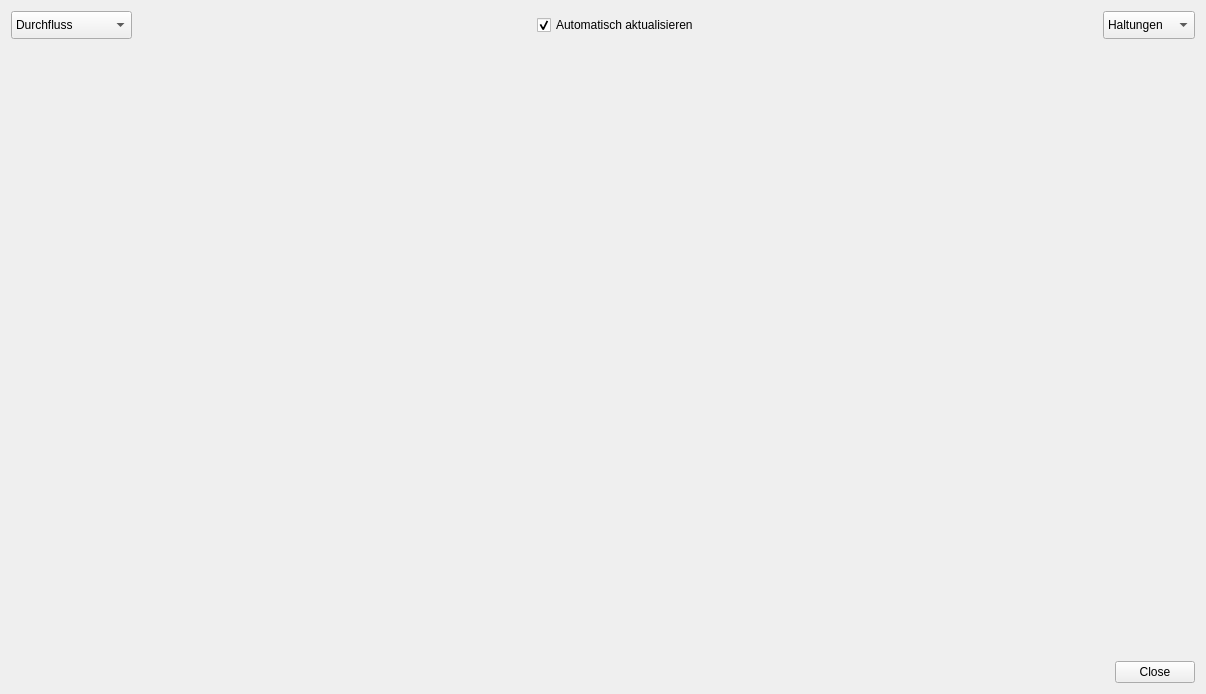
<?xml version="1.0" encoding="UTF-8"?>
<ui version="4.0">
 <class>Form</class>
 <widget class="QWidget" name="Form">
  <property name="windowModality">
   <enum>Qt::NonModal</enum>
  </property>
  <property name="geometry">
   <rect>
    <x>0</x>
    <y>0</y>
    <width>1206</width>
    <height>694</height>
   </rect>
  </property>
  <property name="windowTitle">
   <string>Ganglinien-Tool</string>
  </property>
  <layout class="QGridLayout" name="gridLayout_3">
   <item row="1" column="0">
    <layout class="QGridLayout" name="gridLayout">
     <property name="topMargin">
      <number>0</number>
     </property>
     <item row="0" column="0">
      <layout class="QHBoxLayout" name="horizontalLayout_3">
       <item>
        <layout class="QVBoxLayout" name="verticalLayout_2">
         <property name="leftMargin">
          <number>0</number>
         </property>
        </layout>
       </item>
       <item>
        <spacer name="horizontalSpacer">
         <property name="orientation">
          <enum>Qt::Horizontal</enum>
         </property>
         <property name="sizeHint" stdset="0">
          <size>
           <width>40</width>
           <height>20</height>
          </size>
         </property>
        </spacer>
       </item>
       <item>
        <widget class="QDialogButtonBox" name="buttonBox">
         <property name="sizePolicy">
          <sizepolicy hsizetype="Maximum" vsizetype="Fixed">
           <horstretch>0</horstretch>
           <verstretch>0</verstretch>
          </sizepolicy>
         </property>
         <property name="standardButtons">
          <set>QDialogButtonBox::Close</set>
         </property>
        </widget>
       </item>
      </layout>
     </item>
    </layout>
   </item>
   <item row="0" column="0">
    <layout class="QVBoxLayout" name="verticalLayout">
     <item>
      <layout class="QHBoxLayout" name="horizontalLayout">
       <item>
        <widget class="QComboBox" name="combo_method">
         <property name="minimumSize">
          <size>
           <width>92</width>
           <height>28</height>
          </size>
         </property>
         <item>
          <property name="text">
           <string>Durchfluss</string>
          </property>
         </item>
         <item>
          <property name="text">
           <string>Geschwindigkeit</string>
          </property>
         </item>
         <item>
          <property name="text">
           <string>Auslastung</string>
          </property>
         </item>
        </widget>
       </item>
       <item>
        <spacer name="horizontalSpacer_3">
         <property name="orientation">
          <enum>Qt::Horizontal</enum>
         </property>
         <property name="sizeHint" stdset="0">
          <size>
           <width>40</width>
           <height>20</height>
          </size>
         </property>
        </spacer>
       </item>
       <item>
        <widget class="QCheckBox" name="auto_update">
         <property name="enabled">
          <bool>true</bool>
         </property>
         <property name="styleSheet">
          <string notr="true"/>
         </property>
         <property name="text">
          <string>Automatisch aktualisieren</string>
         </property>
         <property name="checked">
          <bool>true</bool>
         </property>
        </widget>
       </item>
       <item>
        <spacer name="horizontalSpacer_2">
         <property name="orientation">
          <enum>Qt::Horizontal</enum>
         </property>
         <property name="sizeHint" stdset="0">
          <size>
           <width>40</width>
           <height>20</height>
          </size>
         </property>
        </spacer>
       </item>
       <item>
        <widget class="QComboBox" name="combo_type">
         <property name="sizePolicy">
          <sizepolicy hsizetype="Preferred" vsizetype="Fixed">
           <horstretch>0</horstretch>
           <verstretch>0</verstretch>
          </sizepolicy>
         </property>
         <property name="minimumSize">
          <size>
           <width>92</width>
           <height>28</height>
          </size>
         </property>
         <property name="layoutDirection">
          <enum>Qt::LeftToRight</enum>
         </property>
         <item>
          <property name="text">
           <string>Haltungen</string>
          </property>
         </item>
         <item>
          <property name="text">
           <string>Schächte</string>
          </property>
         </item>
        </widget>
       </item>
      </layout>
     </item>
     <item>
      <widget class="QStackedWidget" name="stackedWidget">
       <property name="minimumSize">
        <size>
         <width>300</width>
         <height>300</height>
        </size>
       </property>
       <widget class="QWidget" name="page"/>
       <widget class="QWidget" name="page_2"/>
      </widget>
     </item>
    </layout>
   </item>
  </layout>
 </widget>
 <resources/>
 <connections>
  <connection>
   <sender>buttonBox</sender>
   <signal>clicked(QAbstractButton*)</signal>
   <receiver>Form</receiver>
   <slot>close()</slot>
   <hints>
    <hint type="sourcelabel">
     <x>59</x>
     <y>24</y>
    </hint>
    <hint type="destinationlabel">
     <x>602</x>
     <y>346</y>
    </hint>
   </hints>
  </connection>
 </connections>
</ui>
